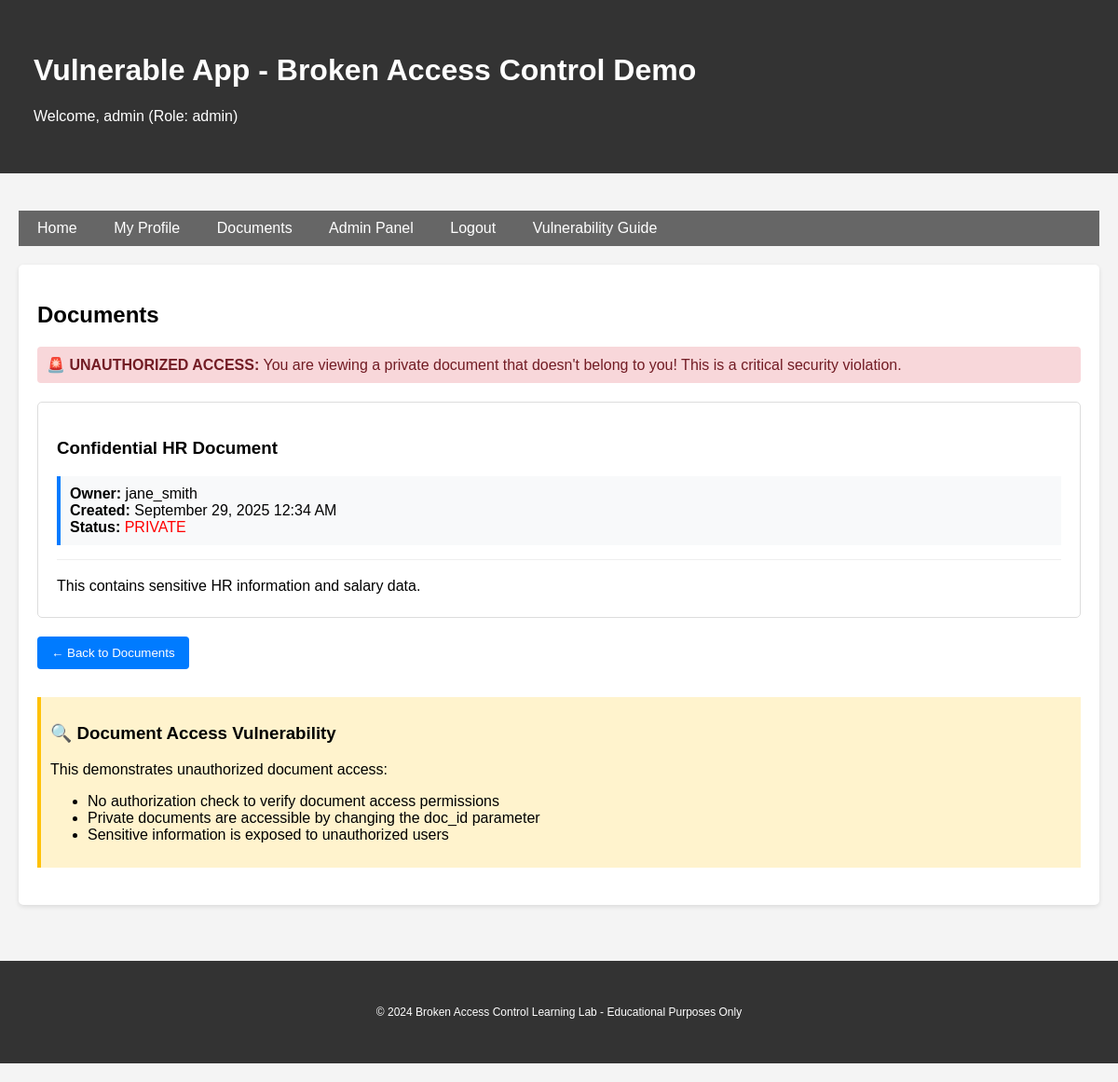
Page /documents.php?doc_id=2 (signed in) on the committed database.
### tables this page shows
CREATE TABLE users (
    id INT AUTO_INCREMENT PRIMARY KEY,
    username VARCHAR(50) UNIQUE NOT NULL,
    password VARCHAR(255) NOT NULL,
    email VARCHAR(100),
    role ENUM('user', 'admin', 'moderator') DEFAULT 'user',
    created_at TIMESTAMP DEFAULT CURRENT_TIMESTAMP,
    is_active BOOLEAN DEFAULT TRUE
);

CREATE TABLE documents (
    id INT AUTO_INCREMENT PRIMARY KEY,
    title VARCHAR(255) NOT NULL,
    content TEXT,
    owner_id INT,
    is_private BOOLEAN DEFAULT FALSE,
    created_at TIMESTAMP DEFAULT CURRENT_TIMESTAMP,
    FOREIGN KEY (owner_id) REFERENCES users(id) ON DELETE CASCADE
);

### src/config.php (called while the page is built, shortened)
<?php
function getConnection() {
    static $pdo = null;
    if ($pdo === null) {
        try {
            $dsn = "mysql:host=" . DB_HOST . ";dbname=" . DB_NAME . ";charset=utf8mb4";
            $pdo = new PDO($dsn, DB_USER, DB_PASS, [
                PDO::ATTR_ERRMODE => PDO::ERRMODE_EXCEPTION,
                PDO::ATTR_DEFAULT_FETCH_MODE => PDO::FETCH_ASSOC,
                PDO::ATTR_EMULATE_PREPARES => false,
            ]);
        } catch (PDOException $e) {
            die("Connection failed: " . $e->getMessage());
        }
    }
    return $pdo;
}
function isLoggedIn() {
    return isset($_SESSION['user_id']);
}
function getCurrentUser() {
    $pdo = getConnection();
    $stmt = $pdo->prepare("SELECT * FROM users WHERE id = ?");
    $stmt->execute([$_SESSION['user_id']]);
    return $stmt->fetch();
}
function isAdmin() {
    $user = getCurrentUser();
    return $user && $user['role'] === 'admin';
}
function sanitizeInput($input) {
    return htmlspecialchars(trim($input), ENT_QUOTES, 'UTF-8');
}
?>

### src/documents.php (the view, shortened to what this page needs)
<?php
require_once 'config.php';
$doc_id = $_GET['doc_id'] ?? null;
$pdo = getConnection();
if ($doc_id) {
    $stmt = $pdo->prepare("SELECT d.*, u.username as owner_name FROM documents d LEFT JOIN users u ON d.owner_id = u.id WHERE d.id = ?");
    $stmt->execute([$doc_id]);
    $document = $stmt->fetch();
} else {
    $stmt = $pdo->query("SELECT d.*, u.username as owner_name FROM documents d LEFT JOIN users u ON d.owner_id = u.id ORDER BY d.created_at DESC");
    $documents = $stmt->fetchAll();
}
$current_user = getCurrentUser();
include 'header.php';
?>
<h2>Documents</h2>
<?php if (isset($document)): ?>
    <?php if (isset($error)): ?>
        <div class="alert alert-danger"><?php echo sanitizeInput($error); ?></div>
    <?php else: ?>
        <?php if ($document['is_private'] && $document['owner_id'] != $current_user['id']): ?>
            <div class="alert alert-danger">
                <strong>🚨 UNAUTHORIZED ACCESS:</strong> You are viewing a private document that doesn't belong to you!
                This is a critical security violation.
            </div>
        <?php endif; ?>
        <div style="background: white; border: 1px solid #ddd; padding: 20px; border-radius: 5px;">
            <h3><?php echo sanitizeInput($document['title']); ?></h3>
            <div style="margin: 15px 0; padding: 10px; background: #f8f9fa; border-left: 4px solid #007bff;">
                <strong>Owner:</strong> <?php echo sanitizeInput($document['owner_name']); ?><br>
                <strong>Created:</strong> <?php echo date('F j, Y g:i A', strtotime($document['created_at'])); ?><br>
                <strong>Status:</strong>
                <span style="color: <?php echo $document['is_private'] ? 'red' : 'green'; ?>;">
                    <?php echo $document['is_private'] ? 'PRIVATE' : 'PUBLIC'; ?>
                </span>
            </div>
            <div style="border-top: 1px solid #eee; padding-top: 15px; line-height: 1.6;">
                <?php echo nl2br(sanitizeInput($document['content'])); ?>
            </div>
        </div>
        <div style="margin-top: 20px;">
            <a href="documents.php"><button>← Back to Documents</button></a>
        </div>
        <div class="vulnerability-info" style="margin-top: 30px;">
            <h3>🔍 Document Access Vulnerability</h3>
            <p>This demonstrates unauthorized document access:</p>
            <ul>
                <li>No authorization check to verify document access permissions</li>
                <li>Private documents are accessible by changing the doc_id parameter</li>
                <li>Sensitive information is exposed to unauthorized users</li>
            </ul>
        </div>
    <?php endif; ?>
<?php endif; ?>
<?php include 'footer.php'; ?>

### src/header.php (shortened to what this page needs)
<!DOCTYPE html>
<html lang="en">
<head>
</head>
<body>
    <div class="header">
        <div class="container">
            <h1><?php echo APP_NAME; ?></h1>
            <?php if (isLoggedIn()): ?>
                <p>Welcome, <?php echo sanitizeInput(getCurrentUser()['username']); ?>
                (Role: <?php echo sanitizeInput(getCurrentUser()['role']); ?>)</p>
            <?php endif; ?>
        </div>
    </div>
    <div class="container">
        <nav class="nav">
            <a href="index.php">Home</a>
            <?php if (isLoggedIn()): ?>
                <a href="profile.php">My Profile</a>
                <a href="documents.php">Documents</a>
                <?php if (isAdmin()): ?>
                    <a href="admin.php">Admin Panel</a>
                <?php endif; ?>
                <a href="logout.php">Logout</a>
            <?php else: ?>
                <a href="login.php">Login</a>
                <a href="register.php">Register</a>
            <?php endif; ?>
            <a href="vulnerabilities.php">Vulnerability Guide</a>
        </nav>
        <div class="content">

### src/header.php (style rules this page uses)
body { font-family: Arial, sans-serif; margin: 0; padding: 0; background-color: #f4f4f4; }
.container { max-width: 1200px; margin: 0 auto; padding: 20px; }
.header { background-color: #333; color: white; padding: 1rem; margin-bottom: 20px; }
.nav { background-color: #666; padding: 10px; margin-bottom: 20px; }
.nav a { color: white; text-decoration: none; margin-right: 15px; padding: 5px 10px; border-radius: 3px; }
.content { background-color: white; padding: 20px; border-radius: 5px; box-shadow: 0 2px 5px rgba(0,0,0,0.1); }
.alert { padding: 10px; margin-bottom: 20px; border-radius: 4px; }
.alert-danger { background-color: #f8d7da; border-color: #f5c6cb; color: #721c24; }
button, input[type="submit"] { background-color: #007bff; color: white; padding: 10px 15px; border: none; border-radius: 4px; cursor: pointer; }
.vulnerability-info { background-color: #fff3cd; border-left: 4px solid #ffc107; padding: 10px; margin: 20px 0; }

### rows in the picture
users: username "admin", role "admin"
documents: title "Confidential HR Document", owner.username "jane_smith", created_at "September 29, 2025 12:34 AM", content "This contains sensitive HR information and salary data."

### other values in the picture
APP_NAME "Vulnerable App - Broken Access Control Demo"
